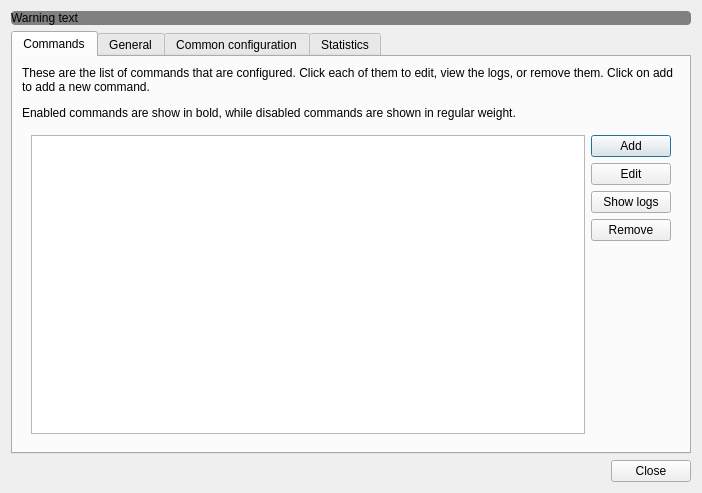
<?xml version="1.0" encoding="UTF-8"?>
<ui version="4.0">
 <class>Dialog</class>
 <widget class="QDialog" name="Dialog">
  <property name="geometry">
   <rect>
    <x>0</x>
    <y>0</y>
    <width>702</width>
    <height>493</height>
   </rect>
  </property>
  <property name="windowTitle">
   <string>Dialog</string>
  </property>
  <property name="modal">
   <bool>true</bool>
  </property>
  <layout class="QVBoxLayout" name="verticalLayout_6">
   <item>
    <widget class="QLabel" name="warning_label">
     <property name="autoFillBackground">
      <bool>false</bool>
     </property>
     <property name="styleSheet">
      <string notr="true">background-color : grey; color : black; border-radius: 4px;</string>
     </property>
     <property name="text">
      <string>Warning text</string>
     </property>
     <property name="wordWrap">
      <bool>true</bool>
     </property>
     <property name="margin">
      <number>5</number>
     </property>
     <property name="openExternalLinks">
      <bool>true</bool>
     </property>
    </widget>
   </item>
   <item>
    <widget class="QTabWidget" name="general">
     <property name="currentIndex">
      <number>0</number>
     </property>
     <widget class="QWidget" name="commands">
      <attribute name="title">
       <string>Commands</string>
      </attribute>
      <layout class="QVBoxLayout" name="verticalLayout_5">
       <item>
        <widget class="QLabel" name="label_2">
         <property name="text">
          <string>&lt;html&gt;&lt;head/&gt;&lt;body&gt;&lt;p&gt;These are the list of commands that are configured. Click each of them to edit, view the logs, or remove them. Click on add to add a new command.&lt;/p&gt;&lt;p&gt;Enabled commands are show in bold, while disabled commands are shown in regular weight.&lt;/p&gt;&lt;/body&gt;&lt;/html&gt;</string>
         </property>
         <property name="wordWrap">
          <bool>true</bool>
         </property>
        </widget>
       </item>
       <item>
        <widget class="QFrame" name="frame">
         <layout class="QHBoxLayout" name="horizontalLayout">
          <item>
           <layout class="QVBoxLayout" name="verticalLayout_2">
            <item>
             <widget class="QListWidget" name="commands_list"/>
            </item>
           </layout>
          </item>
          <item>
           <layout class="QVBoxLayout" name="verticalLayout">
            <item>
             <widget class="QPushButton" name="add_command_button">
              <property name="text">
               <string>Add</string>
              </property>
             </widget>
            </item>
            <item>
             <widget class="QPushButton" name="edit_command_button">
              <property name="text">
               <string>Edit</string>
              </property>
             </widget>
            </item>
            <item>
             <widget class="QPushButton" name="show_command_logs_button">
              <property name="text">
               <string>Show logs</string>
              </property>
             </widget>
            </item>
            <item>
             <widget class="QPushButton" name="delete_command_button">
              <property name="text">
               <string>Remove</string>
              </property>
             </widget>
            </item>
            <item>
             <spacer name="verticalSpacer">
              <property name="orientation">
               <enum>Qt::Vertical</enum>
              </property>
              <property name="sizeHint" stdset="0">
               <size>
                <width>20</width>
                <height>40</height>
               </size>
              </property>
             </spacer>
            </item>
           </layout>
          </item>
         </layout>
        </widget>
       </item>
      </layout>
     </widget>
     <widget class="QWidget" name="general_2">
      <attribute name="title">
       <string>General</string>
      </attribute>
      <layout class="QVBoxLayout" name="verticalLayout_3">
       <item>
        <widget class="QLabel" name="label_4">
         <property name="text">
          <string>General settings.</string>
         </property>
         <property name="wordWrap">
          <bool>true</bool>
         </property>
        </widget>
       </item>
       <item>
        <widget class="QFrame" name="frame">
         <property name="frameShape">
          <enum>QFrame::NoFrame</enum>
         </property>
         <property name="frameShadow">
          <enum>QFrame::Plain</enum>
         </property>
         <layout class="QFormLayout" name="formLayout">
          <property name="horizontalSpacing">
           <number>8</number>
          </property>
          <property name="leftMargin">
           <number>1</number>
          </property>
          <property name="topMargin">
           <number>1</number>
          </property>
          <property name="rightMargin">
           <number>1</number>
          </property>
          <property name="bottomMargin">
           <number>1</number>
          </property>
          <item row="0" column="0">
           <widget class="QLabel" name="label_5">
            <property name="text">
             <string>Log level</string>
            </property>
           </widget>
          </item>
          <item row="0" column="1">
           <widget class="QComboBox" name="log_level_combo_box"/>
          </item>
          <item row="1" column="0">
           <widget class="QLabel" name="label_6">
            <property name="text">
             <string/>
            </property>
           </widget>
          </item>
          <item row="2" column="0">
           <widget class="QLabel" name="label_8">
            <property name="text">
             <string/>
            </property>
           </widget>
          </item>
          <item row="1" column="1">
           <widget class="QCheckBox" name="create_app_menu_shortcut_checkbox">
            <property name="text">
             <string>Create shortcut in applications menu</string>
            </property>
           </widget>
          </item>
          <item row="2" column="1">
           <widget class="QCheckBox" name="auto_start_checkbox">
            <property name="text">
             <string>Auto start on login</string>
            </property>
           </widget>
          </item>
         </layout>
        </widget>
       </item>
       <item>
        <spacer name="verticalSpacer_3">
         <property name="orientation">
          <enum>Qt::Vertical</enum>
         </property>
         <property name="sizeHint" stdset="0">
          <size>
           <width>20</width>
           <height>40</height>
          </size>
         </property>
        </spacer>
       </item>
      </layout>
     </widget>
     <widget class="QWidget" name="common_configuration">
      <attribute name="title">
       <string>Common configuration</string>
      </attribute>
      <layout class="QVBoxLayout" name="verticalLayout_9">
       <item>
        <widget class="QLabel" name="label_3">
         <property name="text">
          <string>The following settings apply by default to all the commands, if not explicitly set in them.</string>
         </property>
         <property name="wordWrap">
          <bool>true</bool>
         </property>
        </widget>
       </item>
       <item>
        <widget class="QFrame" name="frame">
         <layout class="QFormLayout" name="formLayout_2">
          <item row="0" column="1">
           <widget class="QCheckBox" name="include_output_in_notifications_checkbox">
            <property name="text">
             <string>Include output in notifications</string>
            </property>
           </widget>
          </item>
          <item row="1" column="1">
           <widget class="QCheckBox" name="show_complete_notifications_checkbox">
            <property name="text">
             <string>Show notifications on complete</string>
            </property>
           </widget>
          </item>
          <item row="2" column="1">
           <widget class="QCheckBox" name="show_error_notifications_checkbox">
            <property name="text">
             <string>Show notifications on error</string>
            </property>
           </widget>
          </item>
          <item row="3" column="1">
           <widget class="QCheckBox" name="run_in_shell_checkbox">
            <property name="text">
             <string>Run in shell (only Linux)</string>
            </property>
           </widget>
          </item>
          <item row="4" column="1">
           <widget class="QCheckBox" name="restart_on_exit_checkbox">
            <property name="text">
             <string>Restart on exit</string>
            </property>
           </widget>
          </item>
          <item row="5" column="1">
           <widget class="QCheckBox" name="restart_on_failure_checkbox">
            <property name="text">
             <string>Restart on failure</string>
            </property>
           </widget>
          </item>
         </layout>
        </widget>
       </item>
       <item>
        <spacer name="verticalSpacer_2">
         <property name="orientation">
          <enum>Qt::Vertical</enum>
         </property>
         <property name="sizeHint" stdset="0">
          <size>
           <width>20</width>
           <height>40</height>
          </size>
         </property>
        </spacer>
       </item>
      </layout>
     </widget>
     <widget class="QWidget" name="stats">
      <attribute name="title">
       <string>Statistics</string>
      </attribute>
      <layout class="QVBoxLayout" name="verticalLayout_4">
       <item>
        <widget class="QLabel" name="label">
         <property name="text">
          <string>Execution statistics</string>
         </property>
         <property name="wordWrap">
          <bool>true</bool>
         </property>
        </widget>
       </item>
       <item>
        <layout class="QFormLayout" name="formLayout_3">
         <item row="0" column="0">
          <widget class="QLabel" name="label_1">
           <property name="text">
            <string>Application executions</string>
           </property>
          </widget>
         </item>
         <item row="0" column="1">
          <widget class="QLabel" name="app_runs_label">
           <property name="text">
            <string>0</string>
           </property>
          </widget>
         </item>
        </layout>
       </item>
       <item>
        <spacer name="verticalSpacer_4">
         <property name="orientation">
          <enum>Qt::Vertical</enum>
         </property>
         <property name="sizeHint" stdset="0">
          <size>
           <width>20</width>
           <height>40</height>
          </size>
         </property>
        </spacer>
       </item>
      </layout>
     </widget>
    </widget>
   </item>
   <item>
    <widget class="QDialogButtonBox" name="buttonBox">
     <property name="orientation">
      <enum>Qt::Horizontal</enum>
     </property>
     <property name="standardButtons">
      <set>QDialogButtonBox::Close</set>
     </property>
    </widget>
   </item>
  </layout>
 </widget>
 <resources/>
 <connections>
  <connection>
   <sender>buttonBox</sender>
   <signal>accepted()</signal>
   <receiver>Dialog</receiver>
   <slot>accept()</slot>
   <hints>
    <hint type="sourcelabel">
     <x>248</x>
     <y>254</y>
    </hint>
    <hint type="destinationlabel">
     <x>157</x>
     <y>274</y>
    </hint>
   </hints>
  </connection>
  <connection>
   <sender>buttonBox</sender>
   <signal>rejected()</signal>
   <receiver>Dialog</receiver>
   <slot>reject()</slot>
   <hints>
    <hint type="sourcelabel">
     <x>316</x>
     <y>260</y>
    </hint>
    <hint type="destinationlabel">
     <x>286</x>
     <y>274</y>
    </hint>
   </hints>
  </connection>
 </connections>
</ui>
